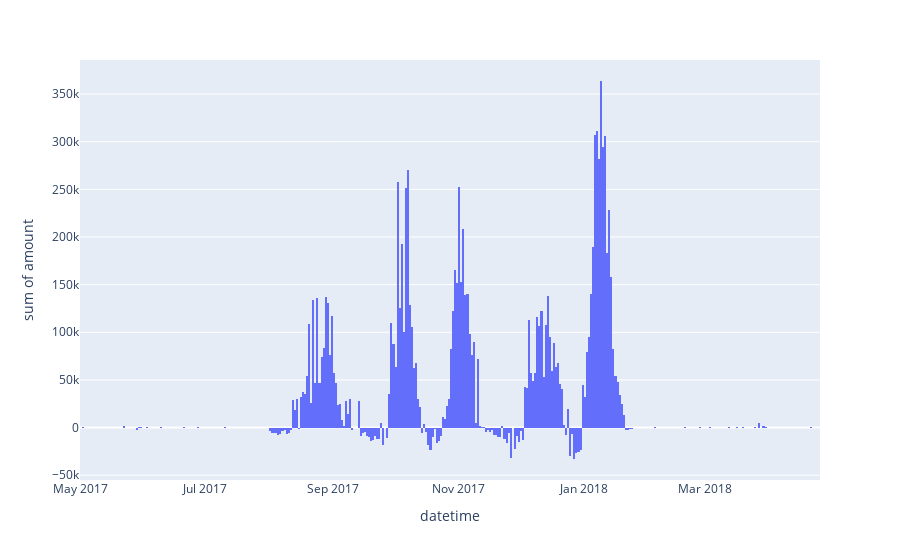

Notebook code cell kept with this figure:
### Code cell
px.histogram(df[['datetime', 'amount']].groupby('datetime', as_index=False).median(),x='datetime', y='amount', nbins = 365)

### Figure 1 — Plotly figure (JSON) as saved in the notebook; plotly's stock layout.template omitted (floating-point values rounded to 4 significant figures; data arrays with more than 128 entries replaced by an {"elided": "..."} marker saying what was removed)
{"data": [{"alignmentgroup": "True", "bingroup": "x", "histfunc": "sum", "hovertemplate": "datetime=%{x}<br>sum of amount=%{y}<extra></extra>", "legendgroup": "", "marker": {"color": "#636efa", "pattern": {"shape": ""}}, "name": "", "nbinsx": 365, "offsetgroup": "", "orientation": "v", "showlegend": false, "type": "histogram", "x": {"elided": "17932 str values"}, "xaxis": "x", "y": {"elided": "17932 float values"}, "yaxis": "y"}], "layout": {"barmode": "relative", "legend": {"tracegroupgap": 0}, "margin": {"t": 60}, "xaxis": {"anchor": "y", "domain": [0, 1], "title": {"text": "datetime"}}, "yaxis": {"anchor": "x", "domain": [0, 1], "title": {"text": "sum of amount"}}}}
